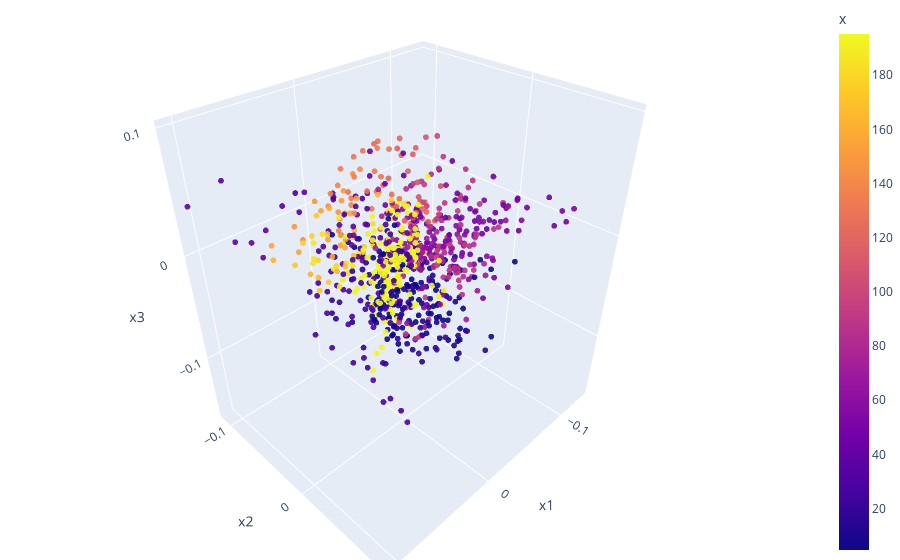

Notebook code cell kept with this figure:
### Markdown cell above
### Classical

### Code cell
lle_embedding = locally_linear_embedding(parsedData, n_neighbors = 20, n_components=3)

lle_embedding = lle_embedding[0][:,0:3]

df = pd.DataFrame(lle_embedding, columns=['x1', 'x2', 'x3'])
df["x"] = data.x
df["lap"] = data.lap

fig = px.scatter_3d(df, x='x1', y='x2', z='x3', color='x', opacity=0.9, title="PCA")

fig.update_traces(marker_size=2)

# tight layout
fig.update_layout(margin=dict(l=0, r=0, b=0, t=0))
fig.show()

### Figure 1 — Plotly figure (JSON) as saved in the notebook; plotly's stock layout.template omitted (floating-point values rounded to 4 significant figures; data arrays with more than 128 entries replaced by an {"elided": "..."} marker saying what was removed)
{"data": [{"hovertemplate": "x1=%{x}<br>x2=%{y}<br>x3=%{z}<br>x=%{marker.color}<extra></extra>", "legendgroup": "", "marker": {"color": {"elided": "865 float values"}, "coloraxis": "coloraxis", "opacity": 0.9, "size": 2, "symbol": "circle"}, "mode": "markers", "name": "", "scene": "scene", "showlegend": false, "type": "scatter3d", "x": {"elided": "865 float values"}, "y": {"elided": "865 float values"}, "z": {"elided": "865 float values"}}], "layout": {"coloraxis": {"colorbar": {"title": {"text": "x"}}, "colorscale": [[0, "#0d0887"], [0.1111, "#46039f"], [0.2222, "#7201a8"], [0.3333, "#9c179e"], [0.4444, "#bd3786"], [0.5556, "#d8576b"], [0.6667, "#ed7953"], [0.7778, "#fb9f3a"], [0.8889, "#fdca26"], [1, "#f0f921"]]}, "legend": {"tracegroupgap": 0}, "margin": {"b": 0, "l": 0, "r": 0, "t": 0}, "scene": {"domain": {"x": [0, 1], "y": [0, 1]}, "xaxis": {"title": {"text": "x1"}}, "yaxis": {"title": {"text": "x2"}}, "zaxis": {"title": {"text": "x3"}}}, "title": {"text": "PCA"}}}
